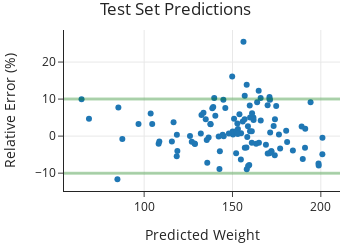

Write notebook code for a chart like this one.
### Markdown cell above
Then, we can plot the relative prediction errors:

### Code cell
fig = px.scatter(x=y_pred_test, y=test_set_error,
                 title='Test Set Predictions',
                 width=350, height=250)
fig.add_hline(10, line_width=3, line_color='green')
fig.add_hline(-10, line_width=3, line_color='green')
margin(fig, t=30)
xlabel(fig, 'Predicted Weight')
ylabel(fig, 'Relative Error (%)')

### Figure 1 — Plotly figure (JSON) as saved in the notebook; plotly's stock layout.template omitted (floating-point values rounded to 4 significant figures)
{"data": [{"hovertemplate": "x=%{x}<br>y=%{y}<extra></extra>", "legendgroup": "", "marker": {"color": "#1F77B4", "symbol": "circle"}, "mode": "markers", "name": "", "orientation": "v", "showlegend": false, "type": "scatter", "x": [165.9, 157.0, 140.3, 153.1, 169.9, 189.1, 137.6, 161.8, 171.3, 168.9, 152.8, 165.0, 191.2, 189.8, 150.1, 153.9, 145.9, 145.0, 132.4, 170.9, 171.2, 139.7, 84.87, 159.9, 115.7, 118.8, 154.7, 172.0, 127.0, 155.8, 136.5, 96.82, 164.0, 125.9, 64.57, 198.8, 149.9, 158.4, 87.66, 184.2, 116.6, 149.8, 157.9, 159.5, 198.7, 161.9, 172.0, 144.4, 108.2, 128.8, 200.9, 142.9, 118.4, 163.4, 159.8, 180.4, 158.8, 85.41, 139.1, 174.7, 177.0, 135.7, 137.5, 150.3, 142.6, 194.2, 156.9, 160.0, 133.6, 200.9, 180.9, 160.9, 144.8, 156.9, 161.1, 158.1, 118.5, 174.0, 191.0, 103.7, 164.8, 170.9, 68.77, 128.5, 166.0, 134.9, 152.1, 142.2, 132.1, 173.3, 158.7, 138.6, 154.8, 160.9, 173.9, 169.9, 108.6, 158.0, 153.0, 135.4, 156.2, 152.0, 104.6, 153.0, 150.9, 148.0, 170.9, 176.3], "xaxis": "x", "y": [10.28, -3.169, 5.495, 1.91, -4.669, 2.567, 3.193, 5.044, 0.9791, -2.322, 3.421, -1.802, 2.004, -6.208, 1.274, 5.888, 7.581, -0.01769, 5.705, 10.56, 9.799, 10.27, -11.63, 1.307, -1.457, -4.042, -6.298, -4.076, -1.539, 3.973, -0.362, 3.282, 9.172, 0.04881, 9.956, -7.943, 0.7092, -0.2283, -0.7514, -3.9, 3.731, 16.13, -3.094, -7.824, -7.393, 4.362, -4.076, 0.3872, -2.026, -2.155, -0.4564, -4.096, -5.438, -2.065, 8.288, 1.45, -8.089, 7.717, 7.834, 8.162, -3.375, -7.17, 3.268, 0.4566, -8.847, 9.162, 4.543, 5.025, 6.306, -4.912, -1.613, -1.816, 9.787, 10.88, 6.162, -8.911, 0.4043, 4.576, -3.164, 6.089, 12.24, 10.01, 4.694, -1.979, 4.226, 4.56, -4.645, -0.1339, 0.7066, 2.714, 2.68, 7.527, 0.7428, 1.291, -5.133, 8.309, -1.471, 13.9, 0.642, -1.055, 25.47, 1.307, 3.283, 0.6704, 4.706, 0.7014, -4.649, 0.406], "yaxis": "y"}], "layout": {"height": 250, "legend": {"tracegroupgap": 0}, "margin": {"t": 30}, "shapes": [{"line": {"color": "green", "width": 3}, "type": "line", "x0": 0, "x1": 1, "xref": "x domain", "y0": 10, "y1": 10, "yref": "y"}, {"line": {"color": "green", "width": 3}, "type": "line", "x0": 0, "x1": 1, "xref": "x domain", "y0": -10, "y1": -10, "yref": "y"}], "title": {"text": "Test Set Predictions"}, "width": 350, "xaxis": {"anchor": "y", "domain": [0, 1], "title": {"text": "Predicted Weight"}}, "yaxis": {"anchor": "x", "domain": [0, 1], "title": {"text": "Relative Error (%)"}}}}
